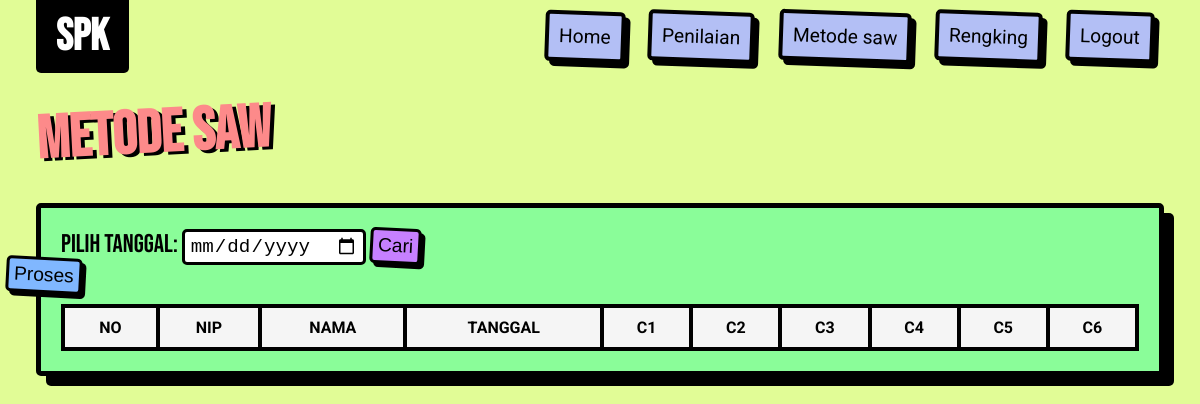
The page /user/Metode_saw.php (signed in) on the database its author committed.
### tables this page shows
CREATE TABLE `tbl_kriteria` (
  `id_kriteria` varchar(10) NOT NULL,
  `nama_kriteria` varchar(25) NOT NULL,
  `bobot` double NOT NULL,
  `kategori` varchar(10) NOT NULL
);

### asset/config/function.php (called while the page is built, shortened)
<?php
function koneksi()
{
  return mysqli_connect("localhost", "root", "", "spk_jabatanguru");
}
function query($query)
{
  $conn = koneksi();
  $result = mysqli_query($conn, $query) or die(mysqli_error($conn));
  $rows = [];
  while ($row = mysqli_fetch_array($result)) {
    $rows[] = $row;
  }
  return $rows;
}

### user/Metode_saw.php (the view, shortened to what this page needs)
<?php
require_once '../asset/config/function.php';
$tanggal = isset($_GET['tanggal']) ? $_GET['tanggal'] : date('dd-mm-YY');
?>
<!DOCTYPE html>
<html lang="en">
<head>
  <link rel="stylesheet" href="../asset/css/style.css">
  <link rel="stylesheet" href="../datatables/datatables.css">
  <link rel="stylesheet" href="../datatables/datatables.css">
</head>
<body>
  <header>
    <div class="logo">
      <h1>SPK</h1>
    </div>
    <div class="menu">
      <ul>
        <li><a href="dashboard_user.php">Home</a></li>
        <li><a href="read_penilaian.php">Penilaian</a></li>
        <li><a href="Metode_saw.php">Metode saw</a></li>
        <li><a href="rangking.php">Rengking</a></li>
        <li><a href="../logout.php">Logout</a></li>
      </ul>
    </div>
  </header>
  <main>
    <h1>Metode Saw</h1>
    <form method="post" action="">
      <input type="submit" name="proses" value="Proses" class="proses">
    </form>
    <div class="container">
      <div class="container-head">
        <form method="get" action="">
          <label for="tanggal">Pilih Tanggal:</label>
          <input type="date" id="tanggal" name="tanggal" value="<?= $tanggal ?>">
          <input type="submit" value="Cari" class="filter">
        </form>
      </div>
      <div class="tabel">
        <table class="tbl">
          <thead>
            <tr>
              <th>NO</th>
              <th>NIP</th>
              <th>NAMA</th>
              <th>TANGGAL</th>
              <?php $kriteriaQuery = query("SELECT * FROM tbl_kriteria") ?>
              <?php foreach ($kriteriaQuery as $kriteria) : ?>
                <th><?= $kriteria['id_kriteria']; ?></th>
              <?php endforeach; ?>
            </tr>
          </thead>
        </table>
      </div>
    </div>
  </main>
</html>

### asset/css/style.css (style rules this page uses)
:root { --green: #e1fc96; --black: #000; --white: #fff; --bebas: "Bebas Neue", sans-serif; --robot: "Roboto", sans-serif; }
* { padding: 0; margin: 0; text-decoration: none; list-style: none; box-sizing: border-box; }
body { position: relative; background: var(--green); min-height: 100vh; }
header { display: flex; justify-content: space-between; align-items: center; padding: 0px 3%; }
.logo { font-family: var(--bebas); font-size: 1.4rem; background: var(--black); padding: 10px 20px; color: var(--white); border-bottom-left-radius: 5px; border-bottom-right-radius: 5px; }
.menu li { display: inline; padding: 10px; font-size: 1.2rem; }
.menu li a { position: relative; color: black; background-color: rgb(179, 191, 245); display: inline-block; padding: 10px; box-shadow: 5px 5px var(--black); border-radius: 5px; border: 4px solid var(--black); font-family: var(--robot); transform: rotate(2deg); -webkit-transform: rotate(2deg); -moz-transform: rotate(2deg); -ms-transform: rotate(2deg); -o-transform: rotate(2deg); }
main { margin: 2px 3%; border-radius: 5px; font-family: var(--robot); flex: 1; }
main h1 { position: relative; font-family: var(--bebas); font-size: 60px; text-shadow: 4px 3px rgb(0, 0, 0); color: rgb(253, 138, 138); transform: rotate(-3deg); -webkit-transform: rotate(-3deg); -moz-transform: rotate(-3deg); -ms-transform: rotate(-3deg); -o-transform: rotate(-3deg); }
.container { background: rgb(138, 253, 153); margin-top: 20px; padding: 20px; box-shadow: 10px 10px black; border: 5px solid black; border-radius: 5px; -webkit-border-radius: 5px; -moz-border-radius: 5px; -ms-border-radius: 5px; -o-border-radius: 5px; }
.container-head { margin: 0px 0px 30px; }
.container-head label { font-family: var(--bebas); font-size: 1.6rem; }
.container-head input { padding: 3px 5px; border: 3px solid var(--black); border-radius: 5px; font-size: 1.2rem; }
.container-head .filter { padding: 4px 5px; box-shadow: 4px 4px rgb(0, 0, 0); border: 3px solid var(--black); border-radius: 5px; background-color: rgb(198, 128, 255); margin-bottom: 10px; font-size: 1.2rem; transform: rotate(3deg); -webkit-transform: rotate(3deg); -moz-transform: rotate(3deg); -ms-transform: rotate(3deg); -o-transform: rotate(3deg); }
.proses { position: relative; top: 110px; right: 30px; padding: 4px 5px; border: 3px solid var(--black); border-radius: 5px; background-color: rgb(128, 183, 255); outline: none; box-shadow: 4px 4px rgb(0, 0, 0); font-size: 1.2rem; transform: rotate(3deg); -webkit-transform: rotate(3deg); -moz-transform: rotate(3deg); -ms-transform: rotate(3deg); -o-transform: rotate(3deg); }
.tbl { position: relative; width: 100%; text-align: center; border-collapse: collapse; background-color: whitesmoke; border-radius: 4px; -webkit-border-radius: 4px; -moz-border-radius: 4px; -ms-border-radius: 4px; -o-border-radius: 4px; }
.tbl tr th { border: 4px solid black; padding: 10px; }

### datatables/datatables.css (style rules this page uses)
:root { --dt-row-selected: 13, 110, 253; --dt-row-selected-text: 255, 255, 255; --dt-row-selected-link: 9, 10, 11; }

### rows shown on the page
tbl_kriteria: id_kriteria "C1"
tbl_kriteria: id_kriteria "C2"
tbl_kriteria: id_kriteria "C3"
tbl_kriteria: id_kriteria "C4"
tbl_kriteria: id_kriteria "C5"
tbl_kriteria: id_kriteria "C6"
